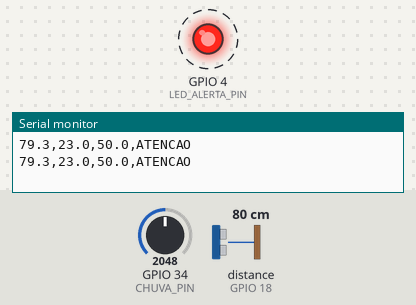
This sketch was run on a simulated ESP32. Shown: output pins drawn as LEDs (lit = HIGH), the last lines printed to the serial monitor. Wiring (from diagram.json): ultrasonic range finder: trigger GPIO 19; echo GPIO 18. Dashed ring = blinking. The test bench sets the inputs (shaded band); at power-on: distance to the obstacle (sensor on GPIO 18) 80 cm, GPIO 34 (CHUVA_PIN) = 2048. The echo pulse lasts 58.3 µs per cm; WiFi joins after 1.5 s; servers stay silent unless stated; no MQTT or app messages arrive unless stated; pins used as bus, display or sensor lines are not drawn.

Above: at 6.2 s.
6.3 s: distance to the obstacle (sensor on GPIO 18) set to 40 cm
9.8 s: distance to the obstacle (sensor on GPIO 18) set to 35 cm
12.5 s: distance to the obstacle (sensor on GPIO 18) set to 60 cm
At 14.4 s:
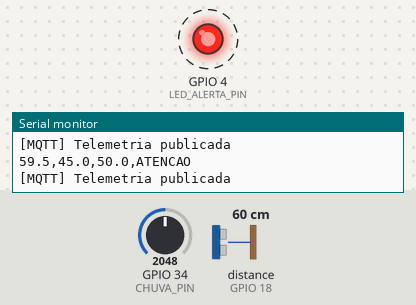
16.5 s: distance to the obstacle (sensor on GPIO 18) set to 2 cm
At 16.75 s:
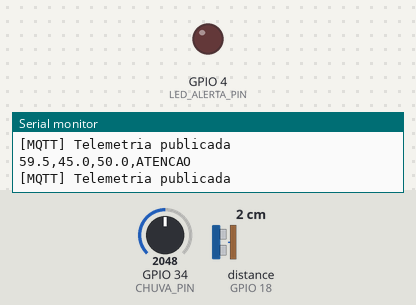
Timing chart, 0 to 19.0 s (numbered marks = the images above; inputs shaded):
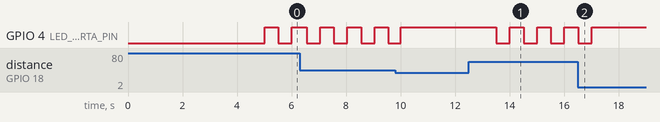

Measured:
- after the input at 12.5 s, GPIO 4 (LED_ALERTA_PIN): alternates HIGH for 0.50 s and LOW for 0.50 s, starting after 1.0 s
- after the input at 16.5 s, GPIO 4 (LED_ALERTA_PIN): goes on until 17.0 s, then stays HIGH
- by itself, GPIO 4 (LED_ALERTA_PIN): alternates HIGH for 0.50 s and LOW for 0.50 s

The sketch:

radar_cidadao_iot.ino
```cpp
/* ---- Includes ---- */
#include <Arduino.h>
#include <WiFi.h>
#include <WiFiClient.h>
#include <PubSubClient.h>
#include <ArduinoJson.h>
#include "ESP32SensorsDistancia.hpp"
#include "ESP32SensorsChuva.hpp"

/* ---- Config Hardware (alinhado ao diagram.json) ---- */
const uint8_t TRIG_PIN = 19;
const uint8_t ECHO_PIN = 18;
const uint8_t CHUVA_PIN = 34;       // Potenciometro simulando intensidade de chuva (ADC1)
const uint8_t LED_ALERTA_PIN = 4;   // LED vermelho de alerta local

/* ---- Parametros do Bueiro / Limiares de Risco ---- */
const float ALTURA_BUEIRO_CM = 100.0f;   // Profundidade de referencia (sensor ate o fundo seco)
const float DIST_CRITICA_CM = 10.0f;     // Distancia minima ate a tampa (100% cheio)
const float LIMIAR_CHUVA_ATIVA = 20.0f;  // >= 20% indica chuva ativa
const float LIMIAR_CHUVA_FORTE = 50.0f;  // >= 50% indica chuva forte
const float LIMIAR_AGUA_ATENCAO = 40.0f; // >= 40% nivel de atencao
const float LIMIAR_AGUA_ALERTA = 70.0f;  // >= 70% + chuva forte (ou >= 85% isolado) = ALERTA

/* ---- Config Wi-Fi e MQTT ---- */
const char* WIFI_SSID = "Wokwi-GUEST";
const char* WIFI_PASSWORD = "";
#define MQTT_SERVER "host.wokwi.internal"
#define MQTT_PORT 1883
#define MQTT_CLIENT_ID "RadarCidadao_Bueiro01"
#define REGIAO_PONTO "Pompeia - Ponto 01"
#define MQTT_PUB_TELEMETRIA "radarcidadao/bueiro01/telemetria"
#define MQTT_PUB_ALERTA "radarcidadao/bueiro01/alerta"

WiFiClient wifiClient;
PubSubClient mqttClient(wifiClient);

/* ---- Controle de intervalo ---- */
const unsigned long INTERVALO_COLETA = 1000;
const unsigned long INTERVALO_RECONEXAO = 5000;
const unsigned long INTERVALO_PISCA_LED = 500;
unsigned long tempoAnterior = 0;
unsigned long ultimaTentativaWiFi = 0;
unsigned long ultimaTentativaMQTT = 0;
unsigned long ultimoPiscaLed = 0;
bool estadoLed = false;

/* ---- Estado atual ---- */
float distanciaCm = NAN;
float nivelAguaPct = 0.0f;
float chuvaPct = 0.0f;
String nivelRisco = "NORMAL";
String riscoAnterior = "NORMAL";

/* ---- Prototipos ---- */
void conectarWiFi();
void conectarMQTT();
float calcularNivelAguaPct(float distCm);
String classificarRisco(float aguaPct, float chuva);
void atualizarLedAlerta();
bool publicarTelemetria();
void publicarAlertaSeNecessario();

void setup() {
  Serial.begin(115200);
  pinMode(LED_ALERTA_PIN, OUTPUT);
  digitalWrite(LED_ALERTA_PIN, LOW);

  ESP32Sensors::Distancia::inicializar(TRIG_PIN, ECHO_PIN);
  ESP32Sensors::Chuva::inicializar(CHUVA_PIN);

  delay(INTERVALO_RECONEXAO);
  conectarWiFi();
  mqttClient.setServer(MQTT_SERVER, MQTT_PORT);
  mqttClient.setBufferSize(768);
  mqttClient.setKeepAlive(120);

  Serial.println("distancia_cm,nivel_agua_pct,chuva_pct,nivel_risco");
}

void loop() {
  if (millis() - tempoAnterior >= INTERVALO_COLETA) {
    tempoAnterior = millis();

    distanciaCm = ESP32Sensors::Distancia::medirDistancia();
    nivelAguaPct = calcularNivelAguaPct(distanciaCm);
    chuvaPct = ESP32Sensors::Chuva::medirIntensidadePct();
    nivelRisco = classificarRisco(nivelAguaPct, chuvaPct);

    publicarTelemetria();
    publicarAlertaSeNecessario();
    riscoAnterior = nivelRisco;
  }

  atualizarLedAlerta();

  if (WiFi.status() != WL_CONNECTED) {
    conectarWiFi();
  } else if (!mqttClient.connected()) {
    conectarMQTT();
  } else {
    mqttClient.loop();
  }
}

float calcularNivelAguaPct(float distCm) {
  if (isnan(distCm) || distCm >= ALTURA_BUEIRO_CM) {
    return 0.0f;
  }
  if (distCm <= DIST_CRITICA_CM) {
    return 100.0f;
  }
  float pct = ((ALTURA_BUEIRO_CM - distCm) / (ALTURA_BUEIRO_CM - DIST_CRITICA_CM)) * 100.0f;
  return constrain(pct, 0.0f, 100.0f);
}

String classificarRisco(float aguaPct, float chuva) {
  if ((aguaPct >= LIMIAR_AGUA_ALERTA && chuva >= LIMIAR_CHUVA_FORTE) || aguaPct >= 85.0f) {
    return "ALERTA";
  }
  if (aguaPct >= LIMIAR_AGUA_ATENCAO || chuva >= LIMIAR_CHUVA_FORTE) {
    return "ATENCAO";
  }
  return "NORMAL";
}

void atualizarLedAlerta() {
  if (nivelRisco == "ALERTA") {
    digitalWrite(LED_ALERTA_PIN, HIGH);
  } else if (nivelRisco == "ATENCAO") {
    if (millis() - ultimoPiscaLed >= INTERVALO_PISCA_LED) {
      ultimoPiscaLed = millis();
      estadoLed = !estadoLed;
      digitalWrite(LED_ALERTA_PIN, estadoLed ? HIGH : LOW);
    }
  } else {
    estadoLed = false;
    digitalWrite(LED_ALERTA_PIN, LOW);
  }
}

void conectarWiFi() {
  if (millis() - ultimaTentativaWiFi < INTERVALO_RECONEXAO) {
    return;
  }
  ultimaTentativaWiFi = millis();

  WiFi.mode(WIFI_STA);
  WiFi.begin(WIFI_SSID, WIFI_PASSWORD);
  WiFi.setSleep(false);
}

void conectarMQTT() {
  if (millis() - ultimaTentativaMQTT < INTERVALO_RECONEXAO) {
    return;
  }
  ultimaTentativaMQTT = millis();

  if (mqttClient.connect(MQTT_CLIENT_ID)) {
    Serial.println("[MQTT] Conectado ao broker");
  } else {
    Serial.printf("[MQTT] Falha na conexao: %d\r\n", mqttClient.state());
  }
}

bool publicarTelemetria() {
  Serial.printf("%.1f,%.1f,%.1f,%s\r\n",
                isnan(distanciaCm) ? -1.0f : distanciaCm,
                nivelAguaPct,
                chuvaPct,
                nivelRisco.c_str());

  JsonDocument doc;
  doc["device"] = MQTT_CLIENT_ID;
  doc["regiao"] = REGIAO_PONTO;
  doc["distancia_cm"] = isnan(distanciaCm) ? -1.0f : roundf(distanciaCm * 10.0f) / 10.0f;
  doc["nivel_agua_pct"] = roundf(nivelAguaPct * 10.0f) / 10.0f;
  doc["chuva_pct"] = roundf(chuvaPct * 10.0f) / 10.0f;
  doc["chuva_ativa"] = (chuvaPct >= LIMIAR_CHUVA_ATIVA);
  doc["nivel_risco"] = nivelRisco;
  doc["alerta_ativo"] = (nivelRisco == "ALERTA");

  String payload;
  serializeJson(doc, payload);
  if (!mqttClient.connected()) {
    return false;
  }
  bool ok = mqttClient.publish(MQTT_PUB_TELEMETRIA, payload.c_str());
  Serial.println(ok ? "[MQTT] Telemetria publicada" : "[MQTT] Falha ao publicar telemetria");
  return ok;
}

void publicarAlertaSeNecessario() {
  if (!mqttClient.connected()) {
    return;
  }
  // Publica evento no topico dedicado quando entra em ALERTA ou muda de estado para ATENCAO/NORMAL
  if (nivelRisco == "ALERTA" || nivelRisco != riscoAnterior) {
    JsonDocument doc;
    doc["device"] = MQTT_CLIENT_ID;
    doc["regiao"] = REGIAO_PONTO;
    doc["nivel_risco"] = nivelRisco;
    doc["nivel_agua_pct"] = roundf(nivelAguaPct * 10.0f) / 10.0f;
    doc["chuva_pct"] = roundf(chuvaPct * 10.0f) / 10.0f;
    doc["mensagem"] = (nivelRisco == "ALERTA")
      ? "Risco de alagamento confirmado por sensores. Evite a via e acione 199 (Defesa Civil) ou 193 em emergencia."
      : (nivelRisco == "ATENCAO"
        ? "Chuva forte ou elevacao do nivel de agua detectada no bueiro."
        : "Nivel normalizado no ponto monitorado.");

    String payload;
    serializeJson(doc, payload);
    mqttClient.publish(MQTT_PUB_ALERTA, payload.c_str());
  }
}
```

ESP32SensorsChuva.hpp
```cpp
#pragma once
#include <Arduino.h>

namespace ESP32Sensors {
  namespace Chuva {
    static uint8_t pino = 0;

    void inicializar(uint8_t adcPin) {
      pino = adcPin;
      pinMode(pino, INPUT);
    }

    // Converte a leitura ADC (0..4095) em intensidade simulada de chuva (0..100%).
    float medirIntensidadePct() {
      int leitura = analogRead(pino);
      return (leitura / 4095.0f) * 100.0f;
    }
  }
}
```

ESP32SensorsDistancia.hpp
```cpp
#pragma once
#include <Arduino.h>

namespace ESP32Sensors {
  namespace Distancia {
    static uint8_t trigPin = 0;
    static uint8_t echoPin = 0;

    void inicializar(uint8_t tPin, uint8_t ePin) {
      trigPin = tPin;
      echoPin = ePin;
      pinMode(trigPin, OUTPUT);
      pinMode(echoPin, INPUT);
    }

    // Devolve cm, ou NAN quando nao volta eco.
    float medirDistancia() {
      digitalWrite(trigPin, LOW);
      delayMicroseconds(2);
      digitalWrite(trigPin, HIGH);
      delayMicroseconds(10);
      digitalWrite(trigPin, LOW);

      unsigned long duracao = pulseIn(echoPin, HIGH, 30000);
      return duracao ? duracao * 0.034f / 2 : NAN;
    }
  }
}
```
